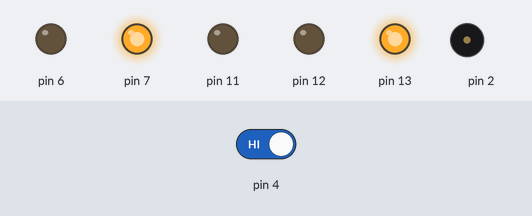
The sketch below on a simulated Arduino Uno, built with avr-gcc and run on an emulated ATmega328P. Parts: output pins drawn as LEDs (lit = HIGH), buzzer (waves = sounding). Inputs (shaded band) come from the test bench; at power-on: pin 4 HIGH.

Above: at 10.7 s.
11.0 s: pin 4 driven HIGH
At 13.7 s:
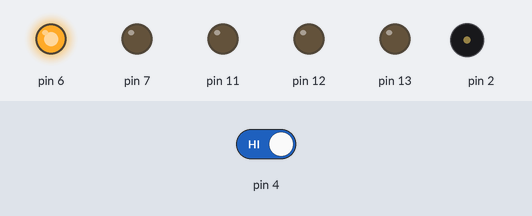
20.7 s: pin 4 driven LOW
At 25.3 s:
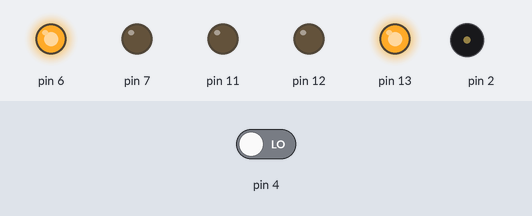
At 27.2 s:
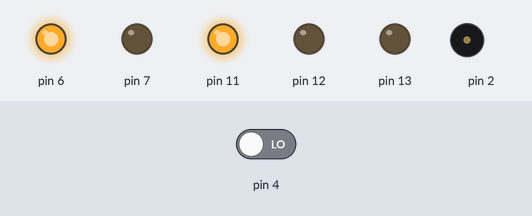
Timing chart, 0 to 28.7 s (numbered marks = the images above; inputs shaded):
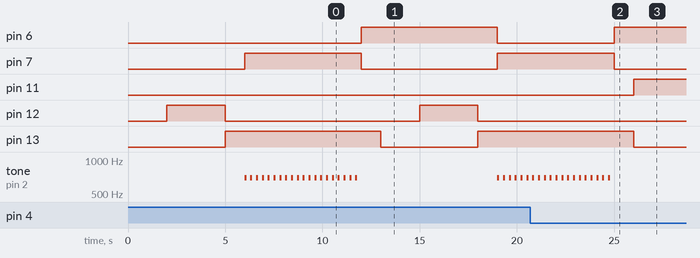

The sketch:

DiavasiPezon_ver2.ino
```cpp
/*
  ΔΙΑΒΑΣΗ ΠΕΖΩΝ
*/

int Button = 0;

int counter;

void setup()
{
  pinMode(4, INPUT);
  pinMode(6, OUTPUT);
  pinMode(11, OUTPUT);
  pinMode(12, OUTPUT);
  pinMode(13, OUTPUT);
  pinMode(7, OUTPUT);
  pinMode(2, OUTPUT);
}

void loop()
{
  // θέσεις 11 Πράσινο, 12 Πορτοκαλί, 13 Κόκκινο
  // Αυτοκινήτων
  // θέσεις 7 Πράσινο, 8 Κόκκινο Πεζών

  // Μεταβλητή Button για το κουμπί
  // Διαβάζει αν πατήθηκε το κουμπί στη θέση 4
  Button = digitalRead(4);
  // Έλεγχος αν πατήθηκε το κουμπί
  // Button = 0 σημαίνει ότι δεν πατήθηκε το κουμπί
  if (Button == 0) {
    // Πράσινη Ζώνη Αυτοκινήτων
    digitalWrite(6, HIGH);
    digitalWrite(11, HIGH);
  } else {
    delay(2000); // Wait for 2000 millisecond(s)
    // Πορτοκαλί Ζώνη Αυτοκινήτων
    digitalWrite(11, LOW);
    digitalWrite(12, HIGH);
    delay(3000); // Wait for 3000 millisecond(s)
    // Κόκκινη Ζώνη Αυτοκινήτων
    digitalWrite(12, LOW);
    digitalWrite(13, HIGH);
    delay(1000); // Wait for 1000 millisecond(s)
    // Διάβαση Πεζών
    digitalWrite(6, LOW);
    digitalWrite(7, HIGH);
    // Ενεργοποιεί το ηχείο 20 φορές με διακοπή
    for (counter = 0; counter < 20; ++counter) {
      tone(2, 698, 100); // play tone 65 (F5 = 698 Hz)
      delay(300); // Wait for 300 millisecond(s)
    }
    digitalWrite(7, LOW);
    digitalWrite(6, HIGH);
    // Τέλος Διάβασης πεζών
    delay(1000); // Wait for 1000 millisecond(s)
    digitalWrite(13, LOW);
  }
}
```

Measured:
- after the input at 20.7 s, pin 6: goes on until 25.0 s, then stays HIGH; pin 7: goes on until 25.0 s, then stays LOW; pin 11: LOW → HIGH after 5.3 s; pin 12: stays LOW (without the input it goes to HIGH after 7.3 s); pin 13: goes on until 26.0 s, then stays LOW
